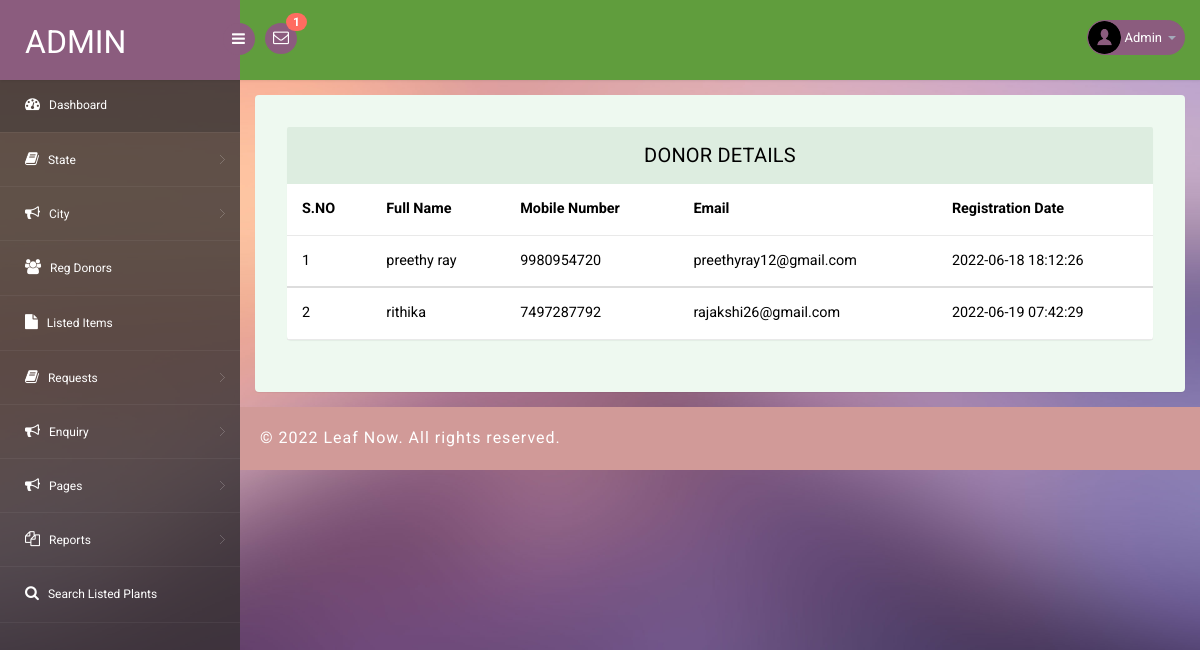
The app's page /fwms/admin/manage-donor-details.php (signed in) with its own data.
### tables this page shows
CREATE TABLE `tbldonor` (
  `ID` int(10) NOT NULL,
  `FullName` varchar(200) DEFAULT NULL,
  `Email` varchar(200) DEFAULT NULL,
  `MobileNumber` bigint(10) DEFAULT NULL,
  `Password` varchar(120) DEFAULT NULL,
  `RegDate` timestamp NULL DEFAULT current_timestamp()
);

### fwms/admin/manage-donor-details.php (the view, shortened to what this page needs)
<?php
include('includes/dbconnection.php');
if (strlen($_SESSION['pgasaid']==0)) {
  header('location:logout.php');
  } else{
?>
<!DOCTYPE html>
<head>
<link rel="stylesheet" href="css/bootstrap.min.css" >
<link href="css/style.css" rel='stylesheet' type='text/css' />
<link href="css/style-responsive.css" rel="stylesheet"/>
<link rel="stylesheet" href="css/font.css" type="text/css"/>
<link href="css/font-awesome.css" rel="stylesheet">
</head>
<body>
<section id="container">
<?php include_once('includes/header.php');?>
<?php include_once('includes/sidebar.php');?>
<section id="main-content">
	<section class="wrapper">
		<div class="table-agile-info">
 <div class="panel panel-default">
    <div class="panel-heading">
     Donor Details
    </div>
    <div>
      <table class="table" ui-jq="footable" ui-options='{
        "paging": {
          "enabled": true
        },
        "filtering": {
          "enabled": true
        },
        "sorting": {
          "enabled": true
        }}'>
        <thead>
          <tr>
            <th data-breakpoints="xs">S.NO</th>
            <th>Full Name</th>
   <th>Mobile Number</th>
   <th>Email</th>
            <th>Registration Date</th>
          </tr>
        </thead>
        <?php
$ret=mysqli_query($con,"select * from  tbldonor");
$cnt=1;
while ($row=mysqli_fetch_array($ret)) {
?>
        <tbody>
          <tr data-expanded="true">
            <td><?php echo $cnt;?></td>
                  <td><?php  echo $row['FullName'];?></td>
                 <td><?php  echo $row['MobileNumber'];?></td>
                 <td><?php  echo $row['Email'];?></td>
                  <td><?php  echo $row['RegDate'];?></td>
                </tr>
                <?php
$cnt=$cnt+1;
}?>
 </tbody>
            </table>
    </div>
  </div>
</div>
</section>
		 <?php include_once('includes/footer.php');?>
</section>
</section>
</body>
</html>
<?php }  ?>

### fwms/admin/includes/header.php (shortened to what this page needs)
<?php
include('includes/dbconnection.php');
?>
<header class="header fixed-top clearfix">
<div class="brand">
    <a href="dashboard.php" class="logo">
        Admin
    </a>
    <div class="sidebar-toggle-box">
        <div class="fa fa-bars"></div>
    </div>
</div>
<div class="nav notify-row" id="top_menu">
    <ul class="nav top-menu">
                <?php
$ret1=mysqli_query($con,"select tblplantrequests.id,fullName,requestNumber    from tblplantrequests
 join tblplant  on tblplant.ID=tblplantrequests.plantId
 where   (tblplantrequests.status is null || tblplantrequests.status='')");
$num=mysqli_num_rows($ret1);
?>
        <li id="header_inbox_bar" class="dropdown">
            <a data-toggle="dropdown" class="dropdown-toggle" href="#">
                <i class="fa fa-envelope-o"></i>
                <span class="badge bg-important"><?php echo $num;?></span>
            </a>
        </li>
    </ul>
</div>
<div class="top-nav clearfix">
    <ul class="nav pull-right top-menu">
        <li class="dropdown">
            <a data-toggle="dropdown" class="dropdown-toggle" href="#">
                <?php
$adid=$_SESSION['pgasaid'];
$ret=mysqli_query($con,"select AdminName from tbladmin where ID='$adid'");
$row=mysqli_fetch_array($ret);
$name=$row['AdminName'];
?>
                <img alt="" src="images/2.png">
                <span class="username"><?php echo $name; ?></span>
                <b class="caret"></b>
            </a>
        </li>
    </ul>
</div>
</header>

### fwms/admin/css/style.css (style rules this page uses)
ul, ol { margin: 0; }
html, body { font-family: 'Roboto', sans-serif; font-size: 100%; overflow-x: hidden; background: url(../images/bg.jpg) no-repeat 0px 0px; background-size: cover; }
body a { transition: 0.5s all ease; -webkit-transition: 0.5s all ease; -moz-transition: 0.5s all ease; -o-transition: 0.5s all ease; -ms-transition: 0.5s all ease; text-decoration: none; }
ul, label { margin: 0; padding: 0; }
#main-content { margin-left: 240px; -webkit-transition: all .3s ease-in-out; -moz-transition: all .3s ease-in-out; -o-transition: all .3s ease-in-out; transition: all .3s ease-in-out; }
.header { left: 0; right: 0; z-index: 1002; background: #609D3D; -webkit-transition: all .3s ease-in-out; -moz-transition: all .3s ease-in-out; -o-transition: all .3s ease-in-out; transition: all .3s ease-in-out; }
.fixed-top { position: fixed; box-shadow: 1px 0 3px rgba(0, 0, 0, .15); }
.wrapper { display: inline-block; margin-top: 80px; padding: 15px; width: 100%; }
.brand { background: #8b5c7e; float: left; width: 240px; height: 80px; position: relative; }
a.logo { font-size: 32px; color: #fff; float: left; margin: 20px 0 0 25px; text-transform: uppercase; }
#top_menu .nav>li, ul.top-menu>li { float: left; }
.notify-row { float: left; margin-top: 23px; margin-left: 25px; }
ul.top-menu { margin-right: 15px; margin-top: 0; }
ul.top-menu>li>a { color: #fff; font-size: 16px; background: #8b5c7e; padding: 4px 8px; margin-right: 15px; border-radius: 50%; -webkit-border-radius: 50%; padding-right: 8px !important; }
.notify-row .badge { position: absolute; right: -10px; top: -10px; z-index: 100; }
.top-nav { margin-top: 20px; }
.top-nav img { border-radius: 50%; -webkit-border-radius: 50%; width: 33px; }
.top-nav .username { font-size: 13px; color: #fff; }
.top-nav ul.top-menu>li>a { border-radius: 100px; -webkit-border-radius: 100px; padding: 0px; background: none; margin-right: 0; border: 1px solid #8b5c7e; background: #8b5c7e; }
.top-nav ul.top-menu>li { margin-left: 10px; }
.top-nav .nav .caret { border-bottom-color: #A4AABA; border-top-color: #A4AABA; }
.sidebar-toggle-box { float: left; margin-top: 23px; margin-left: -15px; background: #8b5c7e; border-radius: 50%; -webkit-border-radius: 50%; width: 32px; height: 32px; position: absolute; right: -15px; }
.sidebar-toggle-box .fa-bars { cursor: pointer; display: inline-block; font-size: 15px; padding: 8px 8px 8px 9px; color: #fff; }
.panel-heading { position: relative; height: 57px; line-height: 57px; letter-spacing: 0.2px; color: #000; font-size: 18px; font-weight: 400; padding: 0 16px; background: #ddede0; border-top-right-radius: 2px; border-top-left-radius: 2px; text-transform: uppercase; text-align: center; }
.panel { border: none ! important; }
.table>thead>tr>th { border-bottom: 1px solid #e1ab91 ! important; }
.table>tbody>tr>td, .table>tbody>tr>th, .table>tfoot>tr>td, .table>tfoot>tr>th, .table>thead>tr>td, .table>thead>tr>th { border-bottom: 1px solid #e9e9e9 ! important; }
.table>thead>tr>th, .table>tbody>tr>th, .table>tfoot>tr>th, .table>thead>tr>td, .table>tbody>tr>td, .table>tfoot>tr>td { border-top: none !important; }
.table td, .table>tbody>tr>td, .table>tbody>tr>th, .table>tfoot>tr>td, .table>tfoot>tr>th, .table>thead>tr>td, .table>thead>tr>th { padding: 15px !important; }
.table>thead>tr>th, .table>tbody>tr>th, .table>tfoot>tr>th, .table>thead>tr>td, .table>tbody>tr>td, .table>tfoot>tr>td { font-size: 0.9em; color: #000; border-top: none !important; }
.table-agile-info { background: #eef9f0; padding: 2em; border-radius: 4px; -webkit-box-shadow: 0 1px 1px rgba(0, 0, 0, .05); box-shadow: 0 1px 1px rgba(0, 0, 0, .05); }
.panel-default>.panel-heading { color: #000000 ! important; background-color: #ddede0 ! important; border-color: #ddede0 ! important; font-size: 20px; }
.badge.bg-important { background: #ff6c60; }

### records on screen
tbldonor: FullName "preethy ray", MobileNumber "9980954720", Email "preethyray12@gmail.com", RegDate "2022-06-18 18:12:26"
tbldonor: FullName "rithika", MobileNumber "7497287792", Email "rajakshi26@gmail.com", RegDate "2022-06-19 07:42:29"

### other values on screen
$num "1"
$name "Admin"
